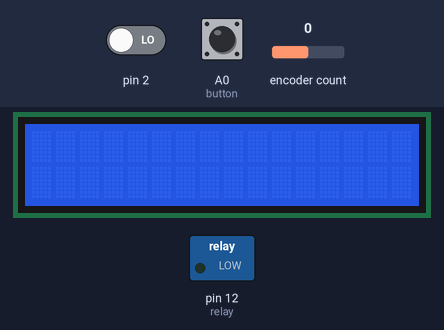
Simulated run of this sketch. Board: Arduino Uno, built with avr-gcc and run on an emulated ATmega328P. On the bench: 16×2 character LCD, switched loads named in the sketch (green lamp = pin HIGH). The inputs (shaded band) are chosen by the test bench; at power-on: A0 (button) HIGH, pin 2 LOW, encoder count 0. What the sketch prints to the serial monitor is not drawn.

Above: at 6.3 s.
6.4 s: A0 (button) pulsed LOW 5 times (0.12 s each, 0.3 s apart)
At 8.9 s:
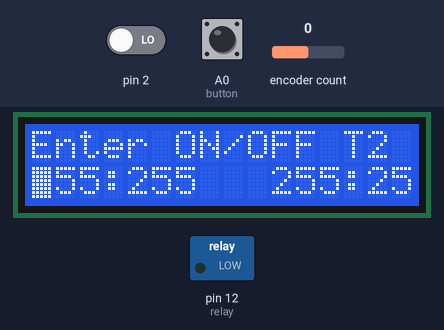
9.7 s: A0 (button) pulled LOW for 0.15 s
At 11.5 s:
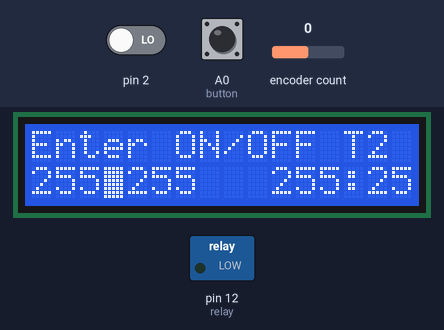
11.8 s: A0 (button) pulsed LOW 2 times (0.12 s each, 0.3 s apart)
At 12.7 s:
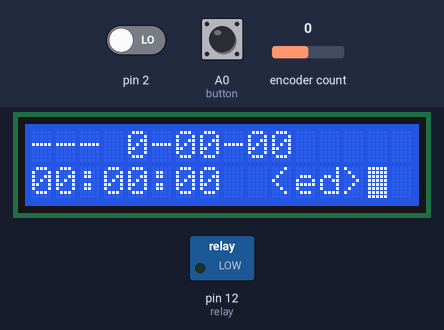
Timing chart, 0 to 14.8 s (numbered marks = the images above; inputs shaded):
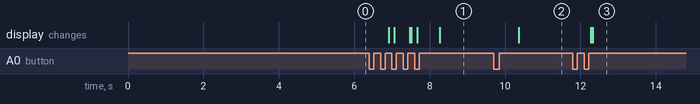

The sketch:

MD_DS3231_LCD_Time.ino
```cpp
// Example code for the MD_DS3231 library
//
// Implements a clock display on a 16x2 LCD shield.
// Display updates are triggered by a 1 second a larm from the RTC alarm 1.
//
// The example shows using the library in polled mode, polled mode with callback,
// or interrupt mode. Different modes of operation are enabled through setting
// one of the USE_* defines at the top of the file.
//
#include <Metro.h>
#include <MD_DS3231.h>
#include <Wire.h>
#include <LiquidCrystal_I2C.h>
#include <OneButton.h>
#include <Rotary.h>
#include <EEPROM.h>
Rotary r = Rotary(3, 2);
OneButton button(A0, true);
Metro ledMetro = Metro(150);
LiquidCrystal_I2C lcd(0x27,16,2);
int hour11=0;
int minute11=0;
int hour12=0;
int minute12=0;
int hour21=0;
int minute21=0;
int hour22=0;
int minute22=0;
int counter=0;
int menu=0;
int place =0;
int relay=12;
volatile boolean  bShowTime = false;

void p2dig(uint8_t v)
// print 2 digits with leading zero
{
  if (v < 10) lcd.print("0");
  lcd.print(v);
}

const char *dow2String(uint8_t code)
// Day of week to string. DOW 1=Sunday, 0 is undefined
{
  static const char *str[] = {"---", "Sun", "Mon", "Tue", "Wed", "Thu", "Fri", "Sat"};

  if (code > 7) code = 0;
  return(str[code]);
}
void motoron()
{
 Serial.println("MOTOR ON");
    digitalWrite(relay,HIGH);
    lcd.setCursor(10,1);
    lcd.print("ON ");
}
void motoroff()
{
  Serial.println("MOTOR OFF");
    digitalWrite(relay,LOW);
    lcd.setCursor(10,1);
    lcd.print("OFF");
}
void motorems()
{
  Serial.println("MOTOR OFF");
    digitalWrite(relay,LOW);
    lcd.setCursor(10,1);
    lcd.print("EMS");
}
void checktime(int hour1,int minute1,int hour2,int minute2)
{
if(hour1<RTC.h && hour2>RTC.h)
  {
    motoron();
  }
  else if(hour1==RTC.h && hour2>RTC.h)
  {
    if(RTC.m>minute1)
    {
     motoron();
    }
    else
    {
    motoroff();
    }
  }
   else if(hour1<RTC.h && hour2==RTC.h)
  {
    if(RTC.m<minute2)
    {
      motoron();
    }
    else
    {
      motoroff();
    }
  }
  else if(hour1==hour2)
  {
    if(minute1<=RTC.m && minute2>=RTC.m)
    {
    motoron();
    }
    else
    {
    motoroff();
    }
  }
  else
  {
    motoroff();
  }
}
int emergency=1;
void printTime(void)
// Print the current time and date to the LCD display
{
  lcd.noBlink();
  lcd.setCursor(0,0);
  lcd.print(dow2String(RTC.dow));
  lcd.print(" ");
  lcd.print(RTC.yyyy);
  lcd.print("-");
  p2dig(RTC.mm);
  lcd.print("-");
  p2dig(RTC.dd);

  lcd.setCursor(0,1);
  p2dig(RTC.h);
  lcd.print(":");
  p2dig(RTC.m);
  lcd.print(":");
  p2dig(RTC.s);


  //if((hour1*minute1)<(RTC.h*RTC.m) && (hour2*minute2)>(RTC.h*RTC.m))
  if(emergency==1)
  {
  checktime(hour11,minute11,hour12,minute12);
  checktime(hour21,minute21,hour22,minute22);
  }
  else
  {
    motorems();
  }
}
void edittime(void)
{
  lcd.setCursor(0,0);
  lcd.print(dow2String(RTC.dow));
  lcd.print(" ");
  lcd.print(RTC.yyyy);
  lcd.print("-");
  p2dig(RTC.mm);
  lcd.print("-");
  p2dig(RTC.dd);

  lcd.setCursor(0,1);
  p2dig(RTC.h);
  lcd.print(":");
  p2dig(RTC.m);
  lcd.print(":");
  p2dig(RTC.s);

  lcd.setCursor(10,1);
  lcd.print("<ed>");
  if(place==1)
  {
   RTC.h=counter%24;
   lcd.setCursor(0,1);
   lcd.blink();
  }
  else if(place==2)
  {
   RTC.m=counter%60;
   lcd.setCursor(3,1);
   lcd.blink();
  }
  else if(place==3)
  {
   RTC.dd=counter%31;
   lcd.setCursor(12,0);
   lcd.blink();
  }
  else if(place==4)
  {
    RTC.mm=counter%31;
   lcd.setCursor(9,0);
   lcd.blink();
  }
  else if(place==5)
  {
    RTC.yyyy=2015+counter;
   lcd.setCursor(4,0);
   lcd.blink();
  }
  else if(place==6)
  {
    RTC.dow=(counter%7)+1;
    lcd.setCursor(0,0);
    lcd.blink();
  }
  else if(place==7)
  {
    lcd.noBlink();
    lcd.clear();
    menu=0;
    place=0;
  }
  RTC.writeTime();

}
void displayUpdate(void)
{
  RTC.readTime();
  printTime();
}
void alarmICB(void)
{
  bShowTime = true;    // set the flag to update
}

void inputTime(void)
{
  RTC.yyyy = 2014;
  RTC.mm = 02;
  RTC.dd = 12;

  RTC.h = 15;
  RTC.m = 12;
  RTC.s = 12;

  RTC.dow = 03;
}


void setup()
{
  hour11=EEPROM.read(0);
  minute11=EEPROM.read(1);
  hour12=EEPROM.read(2);
  minute12=EEPROM.read(3);
  hour21=EEPROM.read(4);
  minute21=EEPROM.read(5);
  hour22=EEPROM.read(6);
  minute22=EEPROM.read(7);
  pinMode(relay,OUTPUT);
  Serial.begin(9600);
  lcd.init();                      // initialize the lcd
  lcd.init();
  lcd.backlight();
  lcd.noCursor();

PCICR |= (1 << PCIE2);
  PCMSK2 |= (1 << PCINT18) | (1 << PCINT19);
  sei();
  // click on the encoder
  button.attachDoubleClick(doubleclick);
  button.attachClick(singleclick);
  button.attachPress(longclick);

 RTC.control( DS3231_12H, DS3231_OFF);

RTC.setAlarm1Callback(alarmICB);
//RTC.setAlarm2Callback(alarmICB);

//pinMode(PIN_INTERRUPT, INPUT_PULLUP);
//attachInterrupt(digitalPinToInterrupt(PIN_INTERRUPT),turnoff, FALLING);
//RTC.control(DS3231_A2_INT_ENABLE, DS3231_ON);

RTC.setAlarm1Type(DS3231_ALM_SEC);
//RTC.setAlarm2Type(DS3231_ALM_SEC);
//inputTime();
//RTC.writeTime();
}

void menu1()
{
  lcd.clear();
  lcd.setCursor(0,0);
  lcd.print("Enter ON/OFF T1");
  hour11=EEPROM.read(0);
  minute11=EEPROM.read(1);
  hour12=EEPROM.read(2);
  minute12=EEPROM.read(3);
}
void menu2()
{
  lcd.clear();
  lcd.setCursor(0,0);
  lcd.print("Enter ON/OFF T2");
  hour21=EEPROM.read(4);
  minute21=EEPROM.read(5);
  hour22=EEPROM.read(6);
  minute22=EEPROM.read(7);
}

void settime(int hour1,int minute1,int hour2,int minute2)
{
  lcd.setCursor(0,1);
  p2dig(hour1);
  lcd.print(":");
  p2dig(minute1);
  lcd.print("   ");
  p2dig(hour2);
  lcd.print(":");
  p2dig(minute2);
  if(place==1)
  {
   hour11=counter%24;
   lcd.setCursor(0,1);
   lcd.blink();
  }
  else if(place==2)
  {
   minute11=counter%60;
   lcd.setCursor(3,1);
   lcd.blink();
  }
  else if(place==3)
  {
    hour12=counter%24;
   lcd.setCursor(8,1);
   lcd.blink();
  }
  else if(place==4)
  {
    minute12=counter%60;
   lcd.setCursor(11,1);
   lcd.blink();
  }
  else if(place==5)
  {
     EEPROM.update(0,hour1);
     EEPROM.update(1,minute1);
     EEPROM.update(2,hour2);
     EEPROM.update(3,minute2);

    lcd.noBlink();
    lcd.clear();
    lcd.setCursor(0,0);
    unsigned long waitfun=millis()+1000;
    lcd.print("Saving...");
    while(waitfun>millis());
    menu=0;
    place=0;
  }
}

void loop()
{
RTC.checkAlarm1();
//RTC.checkAlarm2();
if (bShowTime)
 {

  if(menu==0)
  {
    displayUpdate();
  }
 }
if (ledMetro.check() == 1)
  {

  if(menu==1)
  {
    menu1();
    menu=menu+1;
  }
  else if(menu==2)
  {
    settime(hour11,minute11,hour12,minute12);
  }
  else if(menu==3)
  {
    menu2();
    menu=menu+1;
  }
  else if(menu==4)
  {
    settime(hour21,minute21,hour22,minute22);
  }
  else if(menu==5)
  {
    edittime();
  }
  else if(menu==6)
  {
    menu=0;
  }
  }
bShowTime = false;
button.tick();
}


void doubleclick()
{
  Serial.println("DOUBLE");
  menu=menu+1;
  place=0;
  lcd.clear();
}
void singleclick()
{
  Serial.println("SINGLE");
  counter=0;
  place=place+1;

}
void longclick()
{
  Serial.println("LONG");
  emergency=emergency*-1;
}
ISR(PCINT2_vect)
{
  unsigned char result = r.process();
  if (result == DIR_NONE) {
    // do nothing
  }
  else if (result == DIR_CW)
  {
    Serial.println("CLOCKWISE");
    counter=counter+1;
  }
  else if (result == DIR_CCW)
  {
    Serial.println("COUNTERCLOCK");
    counter=counter-1;
  }
}
```

Measured:
- after the input at 6.4 s, the display: first changes after 0.52 s (image 1 shows a later state)
- after the input at 9.7 s, the display: changes after 0.67 s (image 2)
- after the input at 11.8 s, the display: first changes after 0.47 s (image 3 shows a later state)
